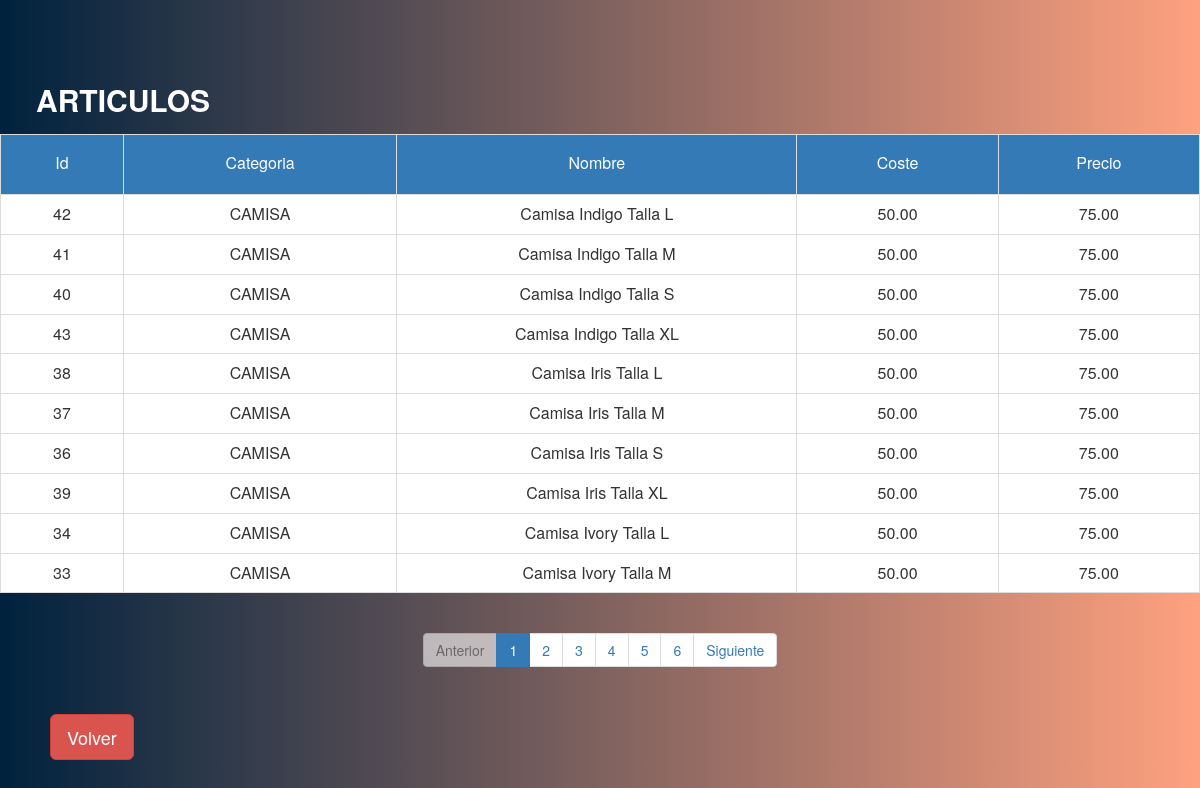
Screenshot of /views/articulos.php?opcionOrden=3&pagina=1 (signed in) with the database file from the repository.
### tables this page shows
CREATE TABLE `product` (
  `ProductID` int(11) NOT NULL,
  `Name` varchar(50) NOT NULL,
  `Cost` decimal(10,2) NOT NULL,
  `Price` decimal(10,2) NOT NULL,
  `CategoryID` int(11) NOT NULL
);

CREATE TABLE `category` (
  `CategoryID` int(11) NOT NULL,
  `Name` varchar(50) NOT NULL
);

### conections/BaseDatos.php (called while the page is built, shortened)
<?php
class conectar{
	private $servidor="localhost";
	private $usuario="root";
	private $password="";
	private $bd="pac3_daw";
	public function conexion(){
		$conexion=mysqli_connect($this->servidor,
								 $this->usuario,
								 $this->password,
								 $this->bd);
		return $conexion;
	}
}
 ?>
 <?php
 class Productos{
	public function obtenerRegistrosTotalesProductos(){
		$c=new conectar();
		$conexion=$c->conexion();
		$sqlTotalRegistros="SELECT * FROM category INNER JOIN product ON category.CategoryID = product.CategoryID";
		$result=mysqli_query($conexion,$sqlTotalRegistros);
		$numFilas=mysqli_num_rows($result);
		return $numFilas;
	}
	public function ordenarListaProductosPorNombre($dato1,$dato2){
		$c=new conectar();
		$conexion=$c->conexion();
		$sqlLIMIT="SELECT * FROM category INNER JOIN product ON category.CategoryID = product.CategoryID order by product.Name LIMIT $dato1,$dato2";
		return mysqli_query($conexion,$sqlLIMIT);
		}
}
 ?>

### views/articulos.php (the view, shortened to what this page needs)
<?php
require_once "../conections/BaseDatos.php";
$obje=new Productos();
$numFilas=$obje->obtenerRegistrosTotalesProductos();
$mostrar=10;
$totPaginas=$numFilas/$mostrar;
$inicioPaginas=($_GET['pagina']-1) * $mostrar;
settype($inicioPaginas,"integer");
settype($mostrar,"integer");
$result=($obje->ordenarListaProductosPorID($inicioPaginas,$mostrar));
if(isset($_GET['opcionOrden'])) {
$opcionOrdenar=$_GET['opcionOrden'];
    switch ($opcionOrdenar){
			case 3:
			$result=($obje->ordenarListaProductosPorNombre($inicioPaginas,$mostrar));
			break;
	}
}
	?>
<html lang="en">
    <head>
        <link rel="stylesheet" href="../libraries/bootstrap/css/bootstrap.css">
        <link rel="stylesheet" href="../css/estilos.css">
    </head>
    <body>
        <table class="table table-bordered table-active" style="text-align: center;">
    	<caption><label class="titulo-seccion">ARTICULOS</label></caption>
    	    <tr>
    	    	<td class="bg-primary td-articulos"><a href="articulos.php?opcionOrden=1&pagina=1">Id</a></td>
    	    	<td class="bg-primary td-articulos"><a href="articulos.php?opcionOrden=2&pagina=1">Categoria</a></td>
    	    	<td style="width: 400px;" class="bg-primary td-articulos"><a href="articulos.php?opcionOrden=3&pagina=1">Nombre</a></td>
    	    	<td class="bg-primary td-articulos"><a href="articulos.php?opcionOrden=4&pagina=1">Coste</a></td>
    	    	<td class="bg-primary td-articulos"><a href="articulos.php?opcionOrden=5&pagina=1">Precio</a></td>
    	    </tr>
            <?php
    	    while ($ver=mysqli_fetch_row($result)):
    	    ?>
	        <tr>
	        	<td class="td-white"><?php echo $ver[2] ?></td>
	        	<td class="td-white"><?php echo $ver[1] ?></td>
	        	<td class="td-white"><?php echo $ver[3] ?></td>
	        	<td class="td-white"><?php echo $ver[4] ?></td>
	        	<td  class="td-white"><?php echo $ver[5] ?></td>
	        </tr>
             <?php endwhile; ?>
        </table>
        <nav aria-label="Page navigation example" style="text-align: center;">
            <ul class="pagination">
                <li class="page-item  <?php echo $_GET['pagina'] <= 1 ? 'disabled' : ''?> ">
          		    <a class="page-link" href="<?php echo 'articulos.php?pagina='. $_GET['pagina']-1 . '& opcionOrden=' . $_GET['opcionOrden']?>">Anterior</a>
          	    </li>
          	<?php for($i=0;$i<$totPaginas;$i++): ?>
            	<li class="page-item <?php echo $_GET['pagina'] == $i+1 ? 'active' : '' ?>">
          		    <a class="page-link" href="<?php echo 'articulos.php?pagina='. $i+1 . '& opcionOrden=' . $_GET['opcionOrden']?>">
          		    <?php echo "$i" + 1 ?>
          	        </a>
                </li>
                <?php endfor ?>
                <li class="page-item <?php echo $_GET['pagina'] >= $totPaginas ? 'disabled' : ''?>">
          	        <a class="page-link" href="<?php echo 'articulos.php?pagina='. $_GET['pagina']+1 . '& opcionOrden=' . $_GET['opcionOrden']?>">Siguiente</a>
			    </li>
            </ul>
        </nav>
        <button type="button" class="btn btn-lg btn-danger botPosition " onclick="location.href='../acceso.php'">Volver</button>
    </body>
</html>

### css/estilos.css (style rules this page uses)
body { position: relative; margin-top: 70px; background: #FFA17F; background: -webkit-linear-gradient(to right, #00223E, #FFA17F); background: linear-gradient(to right, #00223E, #FFA17F); }
.titulo-seccion { color: white; margin-left: 3%; font-size: 30px; }
.botPosition { position: absolute; left: 50px; bottom: 40px; }
.td-white { background-color: white; }
.td-articulos { position: relative; height: 60px; margin-top: 20px; }
.td-articulos a { color: white; text-decoration: none; cursor: pointer; position: absolute; bottom: 33%; transform: translateX(-50%) ; }
.disabled { pointer-events:none; opacity:0.6; }

### rows the page displays
product: ProductID "42", CategoryID.Name "CAMISA", Name "Camisa Indigo Talla L", Cost "50.00", Price "75.00"
product: ProductID "41", CategoryID.Name "CAMISA", Name "Camisa Indigo Talla M", Cost "50.00", Price "75.00"
product: ProductID "40", CategoryID.Name "CAMISA", Name "Camisa Indigo Talla S", Cost "50.00", Price "75.00"
product: ProductID "43", CategoryID.Name "CAMISA", Name "Camisa Indigo Talla XL", Cost "50.00", Price "75.00"
product: ProductID "38", CategoryID.Name "CAMISA", Name "Camisa Iris Talla L", Cost "50.00", Price "75.00"
product: ProductID "37", CategoryID.Name "CAMISA", Name "Camisa Iris Talla M", Cost "50.00", Price "75.00"
product: ProductID "36", CategoryID.Name "CAMISA", Name "Camisa Iris Talla S", Cost "50.00", Price "75.00"
product: ProductID "39", CategoryID.Name "CAMISA", Name "Camisa Iris Talla XL", Cost "50.00", Price "75.00"
product: ProductID "34", CategoryID.Name "CAMISA", Name "Camisa Ivory Talla L", Cost "50.00", Price "75.00"
product: ProductID "33", CategoryID.Name "CAMISA", Name "Camisa Ivory Talla M", Cost "50.00", Price "75.00"
